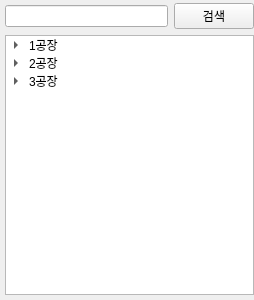
<?xml version="1.0" encoding="UTF-8"?>
<ui version="4.0">
 <class>Widget</class>
 <widget class="QWidget" name="Widget">
  <property name="geometry">
   <rect>
    <x>0</x>
    <y>0</y>
    <width>254</width>
    <height>300</height>
   </rect>
  </property>
  <property name="maximumSize">
   <size>
    <width>16777215</width>
    <height>16777215</height>
   </size>
  </property>
  <property name="font">
   <font>
    <stylestrategy>PreferAntialias</stylestrategy>
   </font>
  </property>
  <property name="windowTitle">
   <string>Form</string>
  </property>
  <layout class="QVBoxLayout" name="verticalLayout">
   <property name="leftMargin">
    <number>5</number>
   </property>
   <property name="topMargin">
    <number>3</number>
   </property>
   <property name="rightMargin">
    <number>0</number>
   </property>
   <property name="bottomMargin">
    <number>5</number>
   </property>
   <item>
    <layout class="QHBoxLayout" name="horizontalLayout">
     <item>
      <widget class="QLineEdit" name="line_edit_cctv_search"/>
     </item>
     <item>
      <widget class="QPushButton" name="button_cctv_search">
       <property name="text">
        <string>검색</string>
       </property>
      </widget>
     </item>
    </layout>
   </item>
   <item>
    <widget class="QTreeWidget" name="tree_widget_cctv_list">
     <property name="sizeAdjustPolicy">
      <enum>QAbstractScrollArea::SizeAdjustPolicy::AdjustIgnored</enum>
     </property>
     <property name="autoScrollMargin">
      <number>14</number>
     </property>
     <property name="editTriggers">
      <set>QAbstractItemView::EditTrigger::NoEditTriggers</set>
     </property>
     <property name="headerHidden">
      <bool>true</bool>
     </property>
     <property name="columnCount">
      <number>1</number>
     </property>
     <attribute name="headerVisible">
      <bool>false</bool>
     </attribute>
     <column>
      <property name="text">
       <string>1</string>
      </property>
     </column>
     <item>
      <property name="text">
       <string>1공장</string>
      </property>
      <item>
       <property name="text">
        <string>CCTV 01</string>
       </property>
      </item>
      <item>
       <property name="text">
        <string>CCTV 02</string>
       </property>
      </item>
     </item>
     <item>
      <property name="text">
       <string>2공장</string>
      </property>
      <item>
       <property name="text">
        <string>CCTV 11</string>
       </property>
      </item>
      <item>
       <property name="text">
        <string>CCTV 12</string>
       </property>
      </item>
     </item>
     <item>
      <property name="text">
       <string>3공장</string>
      </property>
      <item>
       <property name="text">
        <string>CCTV 21</string>
       </property>
      </item>
     </item>
    </widget>
   </item>
  </layout>
 </widget>
 <resources/>
 <connections/>
</ui>
